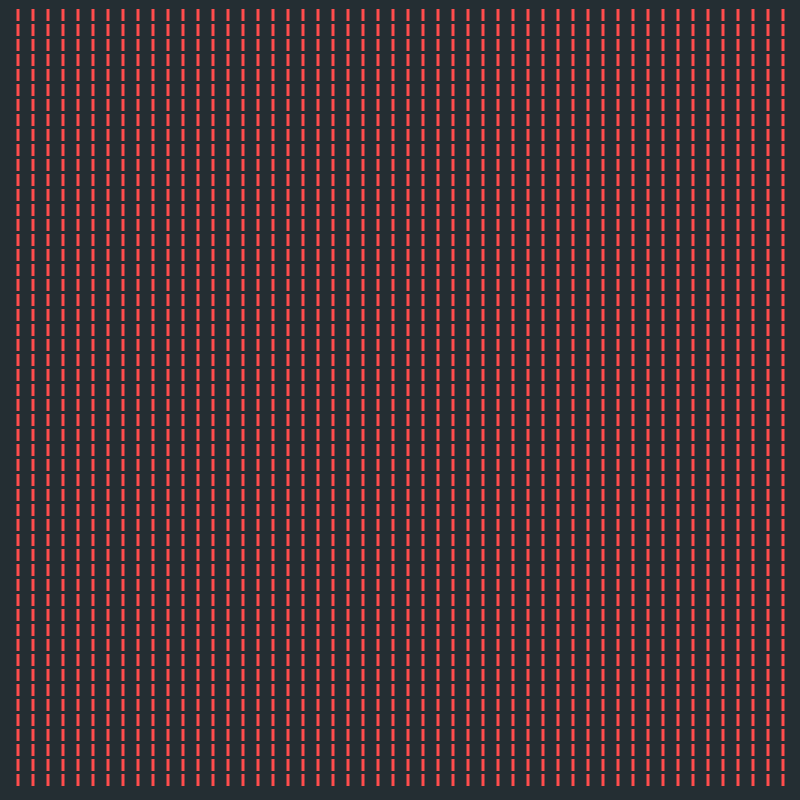
Frame 1 (no input)
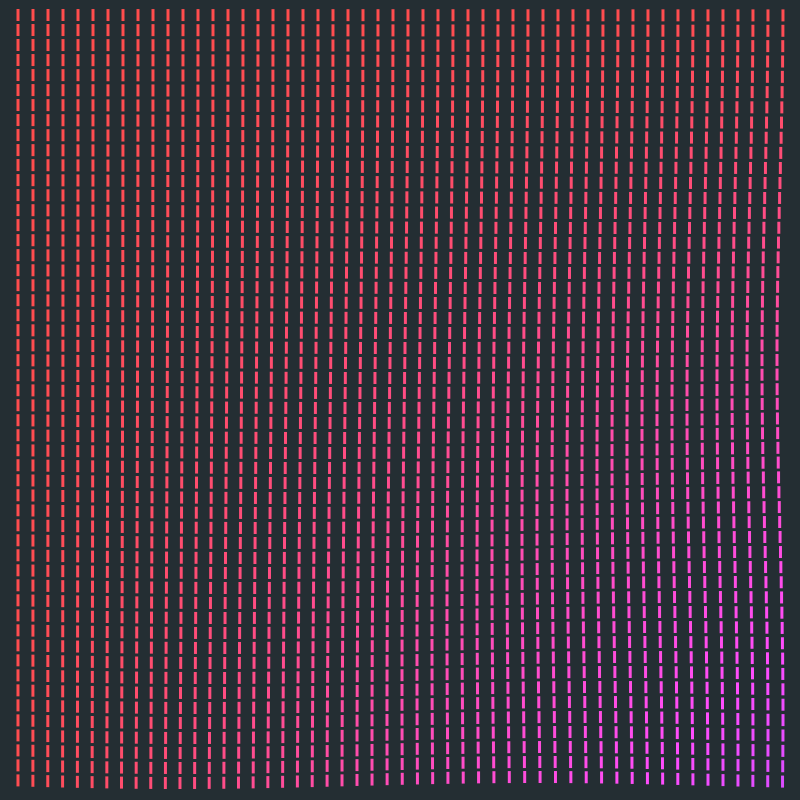
Frame 60 (no input)
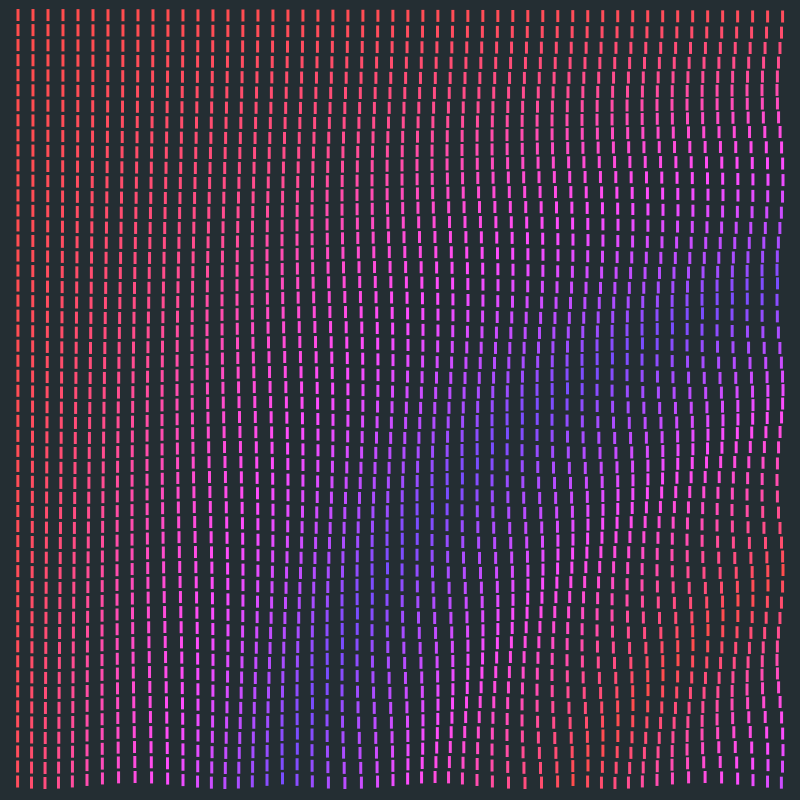
Frame 120 (the mouse pressed at the canvas centre since frame 60)

The p5.js sketch that drew these frames (run headless with seeded random() and noise() and a simulated clock; from frame 60 on, the mouse is pressed at the canvas centre):

// p5.js sketch
// ── sketch.js
function preload() {
    // put preload code here
}

function setup() {
    colorMode(HSB);
    noStroke()
    createCanvas(800, 800);
    rectMode(CENTER);

}



var x, y;
var radius = 15;
var lerpVar = 0;

function draw() {
  /*if (mouseX>250) {
    radius = 30;
  } else {
    radius = 15;
  }*/
  background(200, 30, 20);
    for (x = radius; x < width-radius; x += radius) {
        for (y = radius; y < (height-radius); y += radius) {
            lerpVar = ((frameCount * 1 / width * x / 100) * (frameCount * 1 / height * y / 100)) % 1;
            if (lerpVar > 0.5) {
                lerpVar = 1 - lerpVar;
            }
            fill(lerpColor(color(0,70,100), color(255,70,100), lerpVar*2));
            rect(cos(lerpVar*20)*3+x,sin(lerpVar*20)*3+y, radius*0.2, radius*0.8);
            //ellipse(cos(lerpVar*20)*3+x,sin(lerpVar*20)*3+y, radius*0.7)
        }
    }
}
